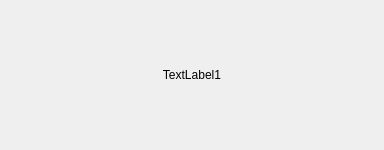
<?xml version="1.0" encoding="UTF-8"?>
<ui version="4.0">
 <class>QGuiSimpleBoxUi</class>
 <widget class="QWidget" name="QGuiSimpleBoxUi">
  <property name="geometry">
   <rect>
    <x>0</x>
    <y>0</y>
    <width>384</width>
    <height>150</height>
   </rect>
  </property>
  <property name="minimumSize">
   <size>
    <width>150</width>
    <height>150</height>
   </size>
  </property>
  <property name="windowTitle">
   <string>Simple Box</string>
  </property>
  <layout class="QVBoxLayout">
   <item>
    <widget class="QLabel" name="textWidget">
     <property name="text">
      <string>TextLabel1</string>
     </property>
     <property name="textFormat">
      <enum>Qt::AutoText</enum>
     </property>
     <property name="alignment">
      <set>Qt::AlignCenter</set>
     </property>
     <property name="wordWrap">
      <bool>false</bool>
     </property>
    </widget>
   </item>
  </layout>
 </widget>
 <layoutdefault spacing="6" margin="11"/>
 <pixmapfunction>qPixmapFromMimeSource</pixmapfunction>
 <resources/>
 <connections/>
</ui>
